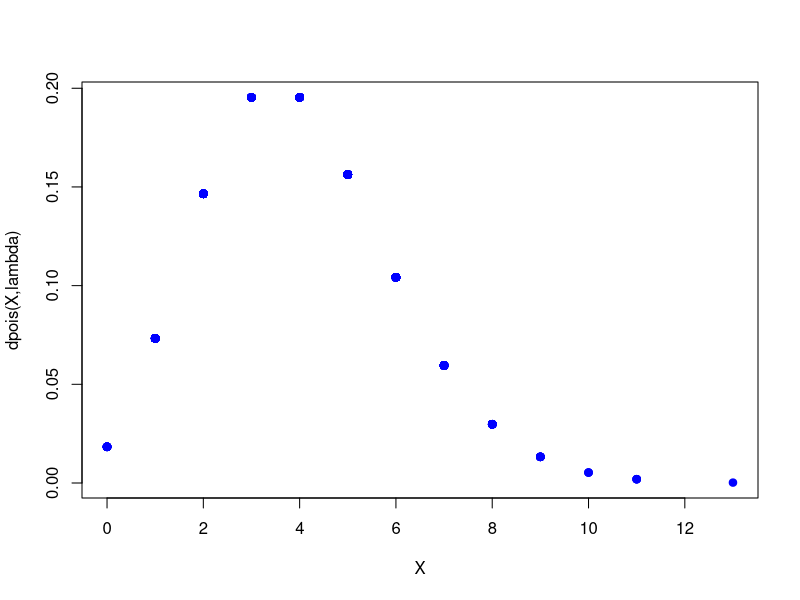
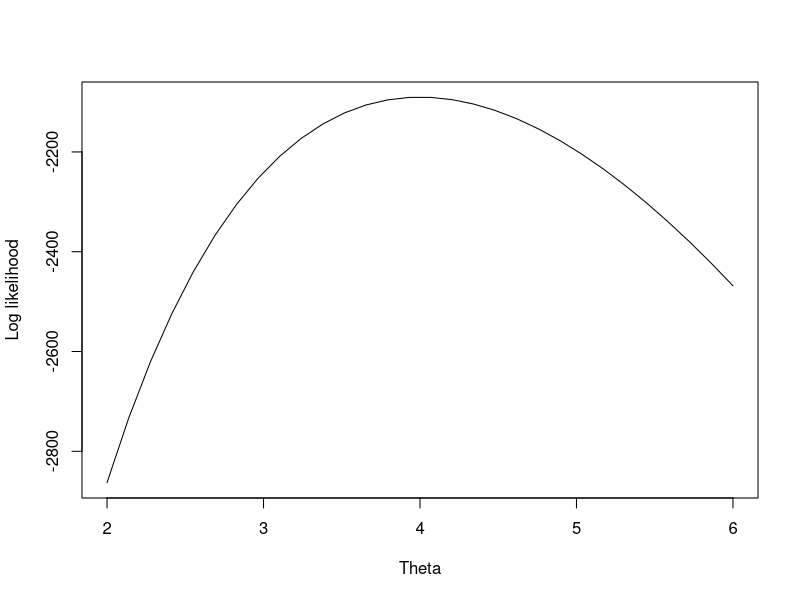

The R source for these figures, in order:
library(ggplot2)
lambda <- 4           # Choose a value for lambda to be estimated
x <- rpois(1000,lambda=lambda)
plot(x, dpois(x,lambda), xlab="X", ylab="dpois(X,lambda)", pch= 19, col="blue")
poison_LL <- function(lambda) {
  LL <- log(lambda)*sum(x)-sum(log(factorial(x)))-length(x)*lambda
}
lambda1 <- seq(2,6,length.out=30)		#Lambda search interval
z<- poison_LL(lambda1)
plot(lambda1,z, type="l", xlab="Theta", ylab="Log likelihood")
sprintf("Lambda =%4.2f would maximize the Log Likelihood function of this distribution", lambda1[which(z == max(z))])
sprintf("Lambda =%4.2f is the analytical solution", mean(x))
